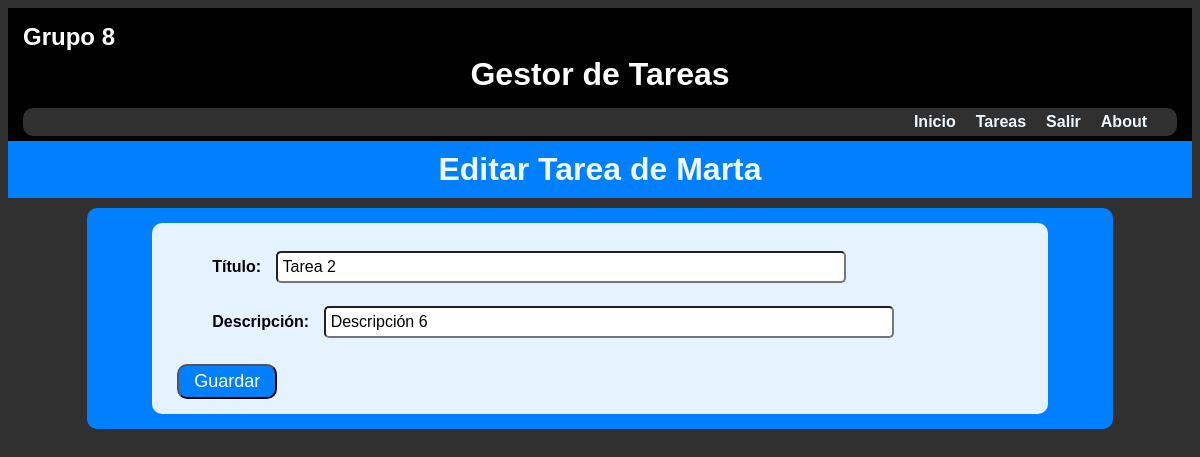
/listado/9/ (signed in), run on an earlier commit of the app's database.
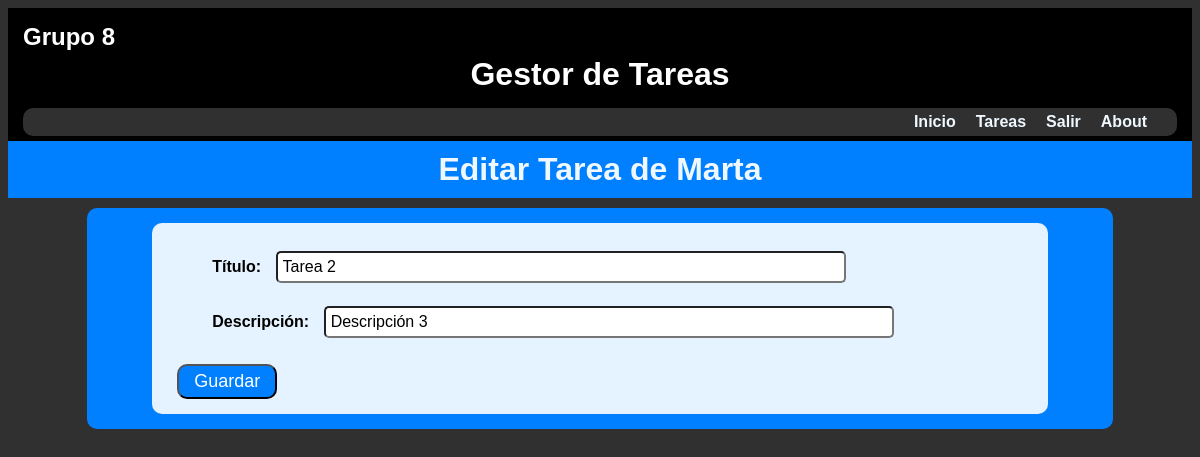
And on a later commit of the database.
### GestorTareas/models.py (models this page shows, shortened)
class Tareas(models.Model):
    titulo = models.CharField(max_length=200, verbose_name="Título")
    descrip = models.CharField(max_length=200, verbose_name="Descripción")
    completa = models.BooleanField(default=False)
    usuario = models.ForeignKey(User, on_delete=models.CASCADE, verbose_name="Nombre de Usuario")

### GestorTareas/views.py (the view)
# urls.py: path('listado/<int:tarea_id>/', editarTarea, name='editartarea'),
def editarTarea(request, tarea_id):
  if request.method == 'POST':
    try:
      tarea = get_object_or_404(Tareas, pk=tarea_id, usuario=request.user)
      datos = TareaForm(request.POST, instance=tarea)
      datos.save()
      return redirect('listado')
    except ValueError:
      return render(request, 'tareas/edita_tarea.html', {
        'tarea': tarea,
        'form': datos,
        'error': "Error en la actualización de datos"
      })
  else:
    tarea = get_object_or_404(Tareas, pk=tarea_id, usuario=request.user)
    datos = TareaForm(instance=tarea)
    return render(request, 'tareas/edita_tarea.html', {
      'tarea': tarea,
      'form': datos
    })

### GestorTareas/forms.py
class TareaForm(ModelForm):
  class Meta:
    model = Tareas
    fields = ['titulo', 'descrip']

### GestorTareas/templates/tareas/edita_tarea.html (shortened to what this page needs)
{% extends "base.html" %}
{% load static %}
{% block titulo %}Editar Tarea de {{ request.user }}{% endblock titulo %}
{% block content %}
<div class="listaFrame">
  <form class="itemFrame"
        method="POST">
    {{ form.as_p }}
    <button class="apBoton"
            type="submit">Guardar</button>
  </form>
</div>
{% endblock %}

What changed in the data, as far as the page shows it:
changed Tareas "Tarea 2": descrip "Descripción 6" → "Descripción 3"
